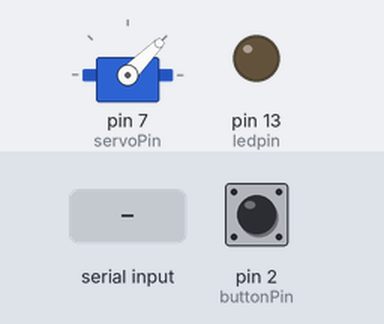
Bench run of a sketch on a simulated Arduino Uno, built with avr-gcc and run on an emulated ATmega328P. Parts: servo, output pins drawn as LEDs (lit = HIGH). The test bench sets the inputs (shaded band); at power-on: pin 2 (buttonPin) LOW.

Above: at 1.2 s.
1.3 s: pin 2 (buttonPin) pulled HIGH for 0.15 s
At 3.2 s:
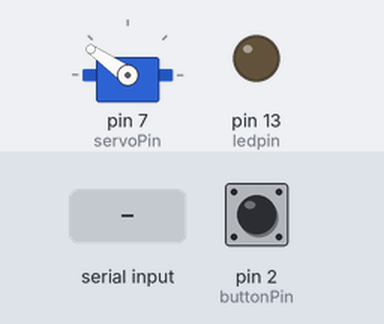
4.3 s: "1" received over the second serial link
At 4.75 s:
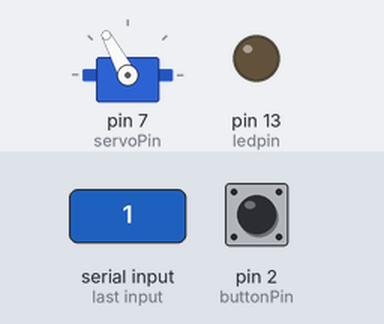
7.3 s: "0" received over the second serial link
At 7.75 s:
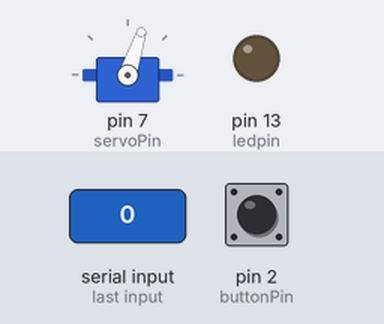
10.3 s: pin 2 (buttonPin) pulled HIGH for 1 s
Timing chart, 0 to 13.3 s (numbered marks = the images above; inputs shaded):
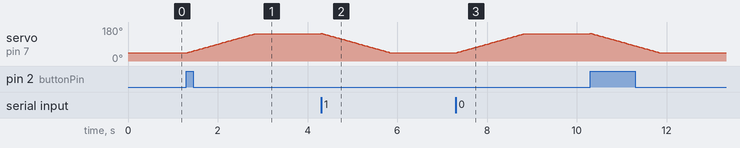

The sketch:

buttonServo2.ino
```cpp
#include <SoftwareSerial.h>       // import the serial library
#include <Servo.h>                // import the servo library

SoftwareSerial blueTooth(10, 11); // RX, TX
Servo myservo;                    // creates a servo object? not sure part of the sorce code for using servos
const int ledpin=13;              // led on D13 will show blink on / off
const int buttonPin=2;            // button attatched to pin 2
const int servoPin=7;             // servo attatched to pin 7
const int locked = 45;           // position of servo when door is locked
const int unlocked = 145;          // position of servo when door is unlocked
boolean unlock = false;           // is it time to unlock the door?
int pos = locked;                 // initalizes the position of the servo to the locked position
char a;                           // char input from bluetooth

void setup() {
   blueTooth.begin(9600);         // set the data rate for the SoftwareSerial port
   pinMode(ledpin,OUTPUT);        // sets the light on the aruino to be an output, isnt used right now
   pinMode(buttonPin, INPUT);     // sets the button's pin number to take input
   myservo.attach(servoPin);      // attatches a servo to the servo pin so it can be controlled
   blueTooth.println("hello");
}

void loop() {
   if (blueTooth.available()) {                      // if info arrived from blueTooth device
      a = (blueTooth.read());                        // gets info from the bluetooth device and sets that to one
      //int blues = (int) a;
      //blueTooth.println(blues);
      if (a == '0') {                                // if that info was '1'
         //blueTooth.println("unlock now");            // tell what your doing
         unlock = true;                              // set unlock to false
      }
      else if (a == '1') {                           // if that info was '2'
         //blueTooth.println("lock now");              // tell what your doing
         unlock = false;                             // set unlock to true
      }
   }
   if (digitalRead(buttonPin)==HIGH) {               // if the button is being pressed
      if (unlock) {                                  // and if unlock is already true
         unlock = false;                             // set unlock to false
      }
      else {                                         // if its not true
         unlock = true;                              // it is now
      }
   }
   while(pos >= locked && !unlock){                  // while position is less than the locked position and unlock is true
      myservo.write(pos);                            // tell servo to go to position in variable 'pos'
      delay(15);                                     // waits 15ms for the servo to reach the position
      if (pos==locked) {                           // if its on the last run through the loop
         blueTooth.println("L");        // send info for door is locked
      }
      pos--;                                         // increment the position
   }
   while(pos <= unlocked && unlock){                 // while the position is greater than the unlocked position and unlock is false
      myservo.write(pos);                            // tell servo to go to position in variable 'pos'
      delay(15);                                     // waits 15ms for the servo to reach the position
      if (pos==unlocked) {                             // if its on the last run through the loop
         blueTooth.println("U");    // send info for door is not locked
      }
      pos++;                                         // increment the position

   }
}
```
